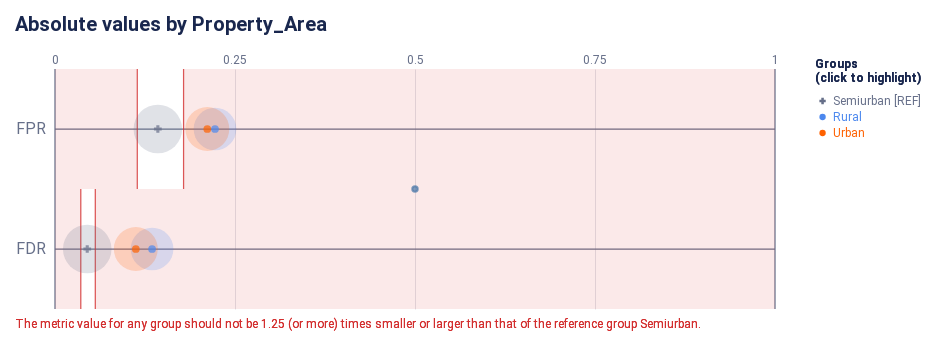

The notebook cell this image was saved under:
### Markdown cell above
#### Check how the fairness threshold maps to the absolute values of each metric

### Code cell
ap.absolute(bdf, metrics, 'Property_Area', fairness_threshold = disparity_tolerance)

### Figure 1 — Vega-Lite specification as saved in the notebook (floating-point values rounded to 4 significant figures)
{"config": {"view": {"continuousWidth": 300, "continuousHeight": 300, "strokeWidth": 0}, "axisLeft": {"labelColor": "rgb(102, 111, 137)", "labelFont": "Roboto, Arial, sans-serif", "labelFontSize": 16}, "title": {"anchor": "start", "color": "rgb(25, 39, 78)", "font": "Roboto, Arial, sans-serif", "fontSize": 20, "fontWeight": "bold"}}, "layer": [{"data": {"name": "data-22e37ecfbb523156dad3ffdb726c704c"}, "mark": {"type": "rule", "stroke": "rgb(102, 111, 137)", "strokeWidth": 1.25, "tooltip": null}, "encoding": {"x": {"field": "start", "scale": {"domain": [0, 1], "range": [40.0, 760.0]}, "type": "quantitative"}, "x2": {"field": "end"}, "y": {"axis": {"domain": false, "labelAngle": 0, "labelPadding": -30, "orient": "left", "ticks": false, "title": null}, "field": "y_position", "scale": {"domain": ["FPR", "FDR"], "range": [30.0, 270.0]}, "type": "nominal"}}}, {"data": {"name": "data-6cfe259518f6c7b358d8f836a73e6b7f"}, "mark": {"type": "rule", "stroke": "rgb(102, 111, 137)", "strokeWidth": 1.25, "tooltip": null}, "encoding": {"x": {"field": "x_position", "scale": {"domain": [0, 1], "range": [40.0, 760.0]}, "type": "quantitative"}, "y": {"value": 30.0}, "y2": {"value": 270.0}}}, {"data": {"name": "data-60ed1133fa688d151d36705a369482e0"}, "mark": {"type": "text", "align": "center", "color": "rgb(102, 111, 137)", "font": "Roboto, Arial, sans-serif", "fontSize": 12, "fontWeight": "normal", "tooltip": null}, "encoding": {"text": {"field": "value", "type": "nominal"}, "x": {"field": "value", "scale": {"domain": [0, 1], "range": [40.0, 760.0]}, "type": "quantitative"}, "y": {"value": 21.0}}}, {"layer": [{"mark": {"type": "rect", "opacity": 0.8, "stroke": "rgb(211, 47, 47)", "strokeWidth": 1.25, "tooltip": null}, "encoding": {"x": {"field": "lower_threshold_value", "scale": {"domain": [0, 1], "range": [40.0, 760.0]}, "type": "quantitative"}, "x2": {"field": "lower_threshold_value"}, "y": {"axis": {"domain": false, "grid": false, "labels": false, "ticks": false, "title": null}, "field": "metric", "scale": {"domain": ["FPR", "FDR"], "range": [30.0, 270.0]}, "type": "nominal"}}}, {"mark": {"type": "rect", "opacity": 0.8, "stroke": "rgb(211, 47, 47)", "strokeWidth": 1.25, "tooltip": null}, "encoding": {"x": {"field": "upper_threshold_value", "scale": {"domain": [0, 1], "range": [40.0, 760.0]}, "type": "quantitative"}, "x2": {"field": "upper_threshold_value"}, "y": {"axis": {"domain": false, "grid": false, "labels": false, "ticks": false, "title": null}, "field": "metric", "scale": {"domain": ["FPR", "FDR"], "range": [30.0, 270.0]}, "type": "nominal"}}}, {"layer": [{"mark": {"type": "rect", "fill": "rgb(211, 47, 47)", "opacity": 0.1, "tooltip": null}, "encoding": {"x": {"field": "lower_threshold_value", "scale": {"domain": [0, 1], "range": [40.0, 760.0]}, "type": "quantitative"}, "x2": {"field": "lower_end"}, "y": {"axis": {"domain": false, "grid": false, "labels": false, "ticks": false, "title": null}, "field": "metric", "scale": {"domain": ["FPR", "FDR"], "range": [30.0, 270.0]}, "type": "nominal"}}}, {"mark": {"type": "rect", "fill": "rgb(211, 47, 47)", "opacity": 0.1, "tooltip": null}, "encoding": {"x": {"field": "upper_threshold_value", "scale": {"domain": [0, 1], "range": [40.0, 760.0]}, "type": "quantitative"}, "x2": {"field": "upper_end"}, "y": {"axis": {"domain": false, "grid": false, "labels": false, "ticks": false, "title": null}, "field": "metric", "scale": {"domain": ["FPR", "FDR"], "range": [30.0, 270.0]}, "type": "nominal"}}}]}, {"layer": [{"mark": {"type": "text", "align": "left", "baseline": "top", "fill": "rgb(211, 47, 47)", "font": "Roboto, Arial, sans-serif", "fontSize": 12, "fontWeight": "normal", "tooltip": null}, "encoding": {"text": {"value": "The metric value for any group should not be 1.25 (or more) times smaller or larger than that of the reference group Semiurban."}, "x": {"value": 0}, "y": {"value": 280.0}}}], "data": {"name": "data-79dd248bdaa0ea02c535240e8ad022c8"}}], "data": {"name": "data-e8b1991a4621e0ab7dfd20cc8654c2f8"}}, {"layer": [{"data": {"name": "empty"}, "mark": {"type": "circle"}}, {"data": {"name": "data-7de4bee9a77d37e96787c0279bc06b22"}, "mark": {"type": "circle", "cursor": "pointer", "opacity": 0.2}, "encoding": {"color": {"condition": {"param": "param_19", "empty": true, "field": "attribute_value", "legend": null, "scale": {"domain": ["Semiurban", "Rural", "Urban"], "range": ["rgb(102, 111, 137)", "rgb(76, 136, 238)", "rgb(254, 97, 0)", "rgb(220, 38, 127)", "rgb(255, 176, 0)", "rgb(150, 95, 230)"]}, "type": "nominal"}, "value": "rgb(225, 226, 231)"}, "size": {"field": "group_size", "legend": null, "scale": {"domain": [0, 204.0], "range": [0, 2827.0]}, "type": "quantitative"}, "tooltip": [{"field": "attribute_value", "title": "Group", "type": "nominal"}, {"field": "tooltip_group_size", "title": "Group Size", "type": "nominal"}, {"field": "tooltip_disparity_explanation_fpr", "title": "Disparity", "type": "nominal"}, {"field": "fpr", "format": ".2f", "title": "FPR", "type": "quantitative"}], "x": {"axis": {"domain": false, "gridColor": "rgb(225, 226, 231)", "labels": false, "ticks": false, "title": null, "values": [0.25, 0.5, 0.75]}, "field": "fpr", "scale": {"domain": [0, 1], "range": [40.0, 760.0]}, "type": "quantitative"}, "y": {"axis": {"domain": false, "grid": false, "labels": false, "ticks": false, "title": null}, "field": "metric_variable", "scale": {"domain": ["FPR", "FDR"], "range": [30.0, 270.0]}, "type": "nominal"}}, "name": "view_20", "transform": [{"calculate": "'FPR'", "as": "metric_variable"}]}, {"data": {"name": "data-7de4bee9a77d37e96787c0279bc06b22"}, "mark": {"type": "circle", "cursor": "pointer", "opacity": 0.2}, "encoding": {"color": {"condition": {"param": "param_19", "empty": true, "field": "attribute_value", "legend": null, "scale": {"domain": ["Semiurban", "Rural", "Urban"], "range": ["rgb(102, 111, 137)", "rgb(76, 136, 238)", "rgb(254, 97, 0)", "rgb(220, 38, 127)", "rgb(255, 176, 0)", "rgb(150, 95, 230)"]}, "type": "nominal"}, "value": "rgb(225, 226, 231)"}, "size": {"field": "group_size", "legend": null, "scale": {"domain": [0, 204.0], "range": [0, 2827.0]}, "type": "quantitative"}, "tooltip": [{"field": "attribute_value", "title": "Group", "type": "nominal"}, {"field": "tooltip_group_size", "title": "Group Size", "type": "nominal"}, {"field": "tooltip_disparity_explanation_fdr", "title": "Disparity", "type": "nominal"}, {"field": "fdr", "format": ".2f", "title": "FDR", "type": "quantitative"}], "x": {"axis": {"domain": false, "gridColor": "rgb(225, 226, 231)", "labels": false, "ticks": false, "title": null, "values": [0.25, 0.5, 0.75]}, "field": "fdr", "scale": {"domain": [0, 1], "range": [40.0, 760.0]}, "type": "quantitative"}, "y": {"axis": {"domain": false, "grid": false, "labels": false, "ticks": false, "title": null}, "field": "metric_variable", "scale": {"domain": ["FPR", "FDR"], "range": [30.0, 270.0]}, "type": "nominal"}}, "name": "view_22", "transform": [{"calculate": "'FDR'", "as": "metric_variable"}]}, {"layer": [{"data": {"name": "empty"}, "mark": {"type": "point"}}, {"data": {"name": "data-7de4bee9a77d37e96787c0279bc06b22"}, "mark": {"type": "point", "cursor": "pointer", "filled": true, "size": 60}, "encoding": {"color": {"condition": {"param": "param_19", "empty": true, "field": "attribute_value", "legend": null, "scale": {"domain": ["Semiurban", "Rural", "Urban"], "range": ["rgb(102, 111, 137)", "rgb(76, 136, 238)", "rgb(254, 97, 0)", "rgb(220, 38, 127)", "rgb(255, 176, 0)", "rgb(150, 95, 230)"]}, "type": "nominal"}, "value": "rgb(225, 226, 231)"}, "shape": {"field": "attribute_value", "legend": null, "scale": {"domain": ["Semiurban", "Rural", "Urban"], "range": ["cross", "circle", "circle"]}, "type": "nominal"}, "tooltip": [{"field": "attribute_value", "title": "Group", "type": "nominal"}, {"field": "tooltip_group_size", "title": "Group Size", "type": "nominal"}, {"field": "tooltip_disparity_explanation_fpr", "title": "Disparity", "type": "nominal"}, {"field": "fpr", "format": ".2f", "title": "FPR", "type": "quantitative"}], "x": {"axis": {"domain": false, "gridColor": "rgb(225, 226, 231)", "labels": false, "ticks": false, "title": null, "values": [0.25, 0.5, 0.75]}, "field": "fpr", "scale": {"domain": [0, 1], "range": [40.0, 760.0]}, "type": "quantitative"}, "y": {"axis": {"domain": false, "grid": false, "labels": false, "ticks": false, "title": null}, "field": "metric_variable", "scale": {"domain": ["FPR", "FDR"], "range": [30.0, 270.0]}, "type": "nominal"}}, "name": "view_19", "transform": [{"calculate": "'FPR'", "as": "metric_variable"}]}, {"data": {"name": "data-7de4bee9a77d37e96787c0279bc06b22"}, "mark": {"type": "point", "cursor": "pointer", "filled": true, "size": 60}, "encoding": {"color": {"condition": {"param": "param_19", "empty": true, "field": "attribute_value", "legend": null, "scale": {"domain": ["Semiurban", "Rural", "Urban"], "range": ["rgb(102, 111, 137)", "rgb(76, 136, 238)", "rgb(254, 97, 0)", "rgb(220, 38, 127)", "rgb(255, 176, 0)", "rgb(150, 95, 230)"]}, "type": "nominal"}, "value": "rgb(225, 226, 231)"}, "shape": {"field": "attribute_value", "legend": null, "scale": {"domain": ["Semiurban", "Rural", "Urban"], "range": ["cross", "circle", "circle"]}, "type": "nominal"}, "tooltip": [{"field": "attribute_value", "title": "Group", "type": "nominal"}, {"field": "tooltip_group_size", "title": "Group Size", "type": "nominal"}, {"field": "tooltip_disparity_explanation_fdr", "title": "Disparity", "type": "nominal"}, {"field": "fdr", "format": ".2f", "title": "FDR", "type": "quantitative"}], "x": {"axis": {"domain": false, "gridColor": "rgb(225, 226, 231)", "labels": false, "ticks": false, "title": null, "values": [0.25, 0.5, 0.75]}, "field": "fdr", "scale": {"domain": [0, 1], "range": [40.0, 760.0]}, "type": "quantitative"}, "y": {"axis": {"domain": false, "grid": false, "labels": false, "ticks": false, "title": null}, "field": "metric_variable", "scale": {"domain": ["FPR", "FDR"], "range": [30.0, 270.0]}, "type": "nominal"}}, "name": "view_21", "transform": [{"calculate": "'FDR'", "as": "metric_variable"}]}]}]}, {"layer": [{"mark": {"type": "point", "cursor": "pointer", "filled": true, "opacity": 1, "size": 40}, "encoding": {"color": {"condition": {"param": "param_19", "empty": true, "field": "attribute_value", "legend": null, "scale": {"domain": ["Semiurban", "Rural", "Urban"], "range": ["rgb(102, 111, 137)", "rgb(76, 136, 238)", "rgb(254, 97, 0)", "rgb(220, 38, 127)", "rgb(255, 176, 0)", "rgb(150, 95, 230)"]}, "type": "nominal"}, "value": "rgb(225, 226, 231)"}, "shape": {"field": "attribute_value", "legend": null, "scale": {"domain": ["Semiurban", "Rural", "Urban"], "range": ["cross", "circle", "circle"]}, "type": "nominal"}, "x": {"value": 807.6}, "y": {"axis": {"domain": false, "grid": false, "labels": false, "ticks": false, "title": null}, "field": "attribute_value", "scale": {"domain": ["Semiurban", "Rural", "Urban"], "range": [54, 102]}, "type": "nominal"}}, "name": "view_23"}, {"mark": {"type": "text", "align": "left", "baseline": "middle", "cursor": "pointer", "font": "Roboto, Arial, sans-serif", "fontSize": 12, "fontWeight": "normal"}, "encoding": {"color": {"condition": {"param": "param_19", "empty": true, "field": "attribute_value", "legend": null, "scale": {"domain": ["Semiurban", "Rural", "Urban"], "range": ["rgb(102, 111, 137)", "rgb(76, 136, 238)", "rgb(254, 97, 0)", "rgb(220, 38, 127)", "rgb(255, 176, 0)", "rgb(150, 95, 230)"]}, "type": "nominal"}, "value": "rgb(225, 226, 231)"}, "text": {"field": "label", "type": "nominal"}, "x": {"value": 818.1}, "y": {"axis": {"domain": false, "grid": false, "labels": false, "ticks": false, "title": null}, "field": "attribute_value", "scale": {"domain": ["Semiurban", "Rural", "Urban"], "range": [54, 102]}, "type": "nominal"}}, "name": "view_24"}, {"data": {"name": "data-79dd248bdaa0ea02c535240e8ad022c8"}, "mark": {"type": "text", "align": "left", "baseline": "top", "color": "rgb(25, 39, 78)", "font": "Roboto, Arial, sans-serif", "fontSize": 12, "fontWeight": "bold"}, "encoding": {"text": {"value": "(click to highlight)"}, "x": {"value": 800}, "y": {"value": 34}}}, {"data": {"name": "data-79dd248bdaa0ea02c535240e8ad022c8"}, "mark": {"type": "text", "align": "left", "baseline": "top", "color": "rgb(25, 39, 78)", "font": "Roboto, Arial, sans-serif", "fontSize": 12, "fontWeight": "bold"}, "encoding": {"text": {"value": "Groups"}, "x": {"value": 800}, "y": {"value": 20}}}], "data": {"name": "data-d4e636f4b2647431f6606e7b0f20ff09"}}], "height": 300, "padding": {"top": 15, "bottom": 5.0, "left": 15, "right": 15}, "params": [{"name": "param_21", "select": {"type": "point", "fields": ["attribute_value"]}, "views": ["view_20"]}, {"name": "param_23", "select": {"type": "point", "fields": ["attribute_value"]}, "views": ["view_22"]}, {"name": "param_20", "select": {"type": "point", "fields": ["attribute_value"]}, "views": ["view_19"]}, {"name": "param_22", "select": {"type": "point", "fields": ["attribute_value"]}, "views": ["view_21"]}, {"name": "param_19", "select": {"type": "point", "fields": ["attribute_value"]}, "views": ["view_23"]}, {"name": "param_24", "select": {"type": "point", "fields": ["attribute_value"]}, "views": ["view_24"]}], "resolve": {"scale": {"size": "independent", "y": "independent"}}, "title": "Absolute values by Property_Area", "usermeta": {"embedOptions": {"scaleFactor": 5, "downloadFileName": "absolute_chart"}}, "width": 800, "$schema": "https://vega.github.io/schema/vega-lite/v5.16.3.json", "datasets": {"data-22e37ecfbb523156dad3ffdb726c704c": [{"y_position": "FPR", "start": 0, "end": 1}, {"y_position": "FDR", "start": 0, "end": 1}], "data-6cfe259518f6c7b358d8f836a73e6b7f": [{"x_position": 0}, {"x_position": 1}], "data-60ed1133fa688d151d36705a369482e0": [{"value": 0.0}, {"value": 0.25}, {"value": 0.5}, {"value": 0.75}, {"value": 1.0}], "data-e8b1991a4621e0ab7dfd20cc8654c2f8": [{"lower_end": 0, "upper_end": 1, "lower_threshold_value": 0.1143, "upper_threshold_value": 0.1786, "metric": "FPR"}, {"lower_end": 0, "upper_end": 1, "lower_threshold_value": 0.03582, "upper_threshold_value": 0.05597, "metric": "FDR"}], "data-79dd248bdaa0ea02c535240e8ad022c8": [{"a": 1, "b": 0}, {"a": 1, "b": 0}], "empty": [{}], "data-7de4bee9a77d37e96787c0279bc06b22": [{"attribute_name": "Property_Area", "attribute_value": "Rural", "group_size": 131, "total_entities": 440, "fpr": 0.2222, "fdr": 0.1348, "fpr_disparity": 1.556, "fdr_disparity": 3.011, "fpr_disparity_scaled": 0.5556, "fdr_disparity_scaled": 2.011, "tooltip_group_size": "131 (29.77%)", "tooltip_disparity_explanation_fpr": "1.56 times larger FPR than the reference group", "tooltip_disparity_explanation_fdr": "3.01 times larger FDR than the reference group"}, {"attribute_name": "Property_Area", "attribute_value": "Semiurban", "group_size": 170, "total_entities": 440, "fpr": 0.1429, "fdr": 0.04478, "fpr_disparity": 1.0, "fdr_disparity": 1.0, "fpr_disparity_scaled": 0.0, "fdr_disparity_scaled": 0.0, "tooltip_group_size": "170 (38.64%)", "tooltip_disparity_explanation_fpr": "Reference group", "tooltip_disparity_explanation_fdr": "Reference group"}, {"attribute_name": "Property_Area", "attribute_value": "Urban", "group_size": 139, "total_entities": 440, "fpr": 0.2115, "fdr": 0.1122, "fpr_disparity": 1.481, "fdr_disparity": 2.507, "fpr_disparity_scaled": 0.4808, "fdr_disparity_scaled": 1.507, "tooltip_group_size": "139 (31.59%)", "tooltip_disparity_explanation_fpr": "1.48 times larger FPR than the reference group", "tooltip_disparity_explanation_fdr": "2.51 times larger FDR than the reference group"}], "data-d4e636f4b2647431f6606e7b0f20ff09": [{"attribute_value": "Semiurban", "label": "Semiurban [REF]"}, {"attribute_value": "Rural", "label": "Rural"}, {"attribute_value": "Urban", "label": "Urban"}]}}
